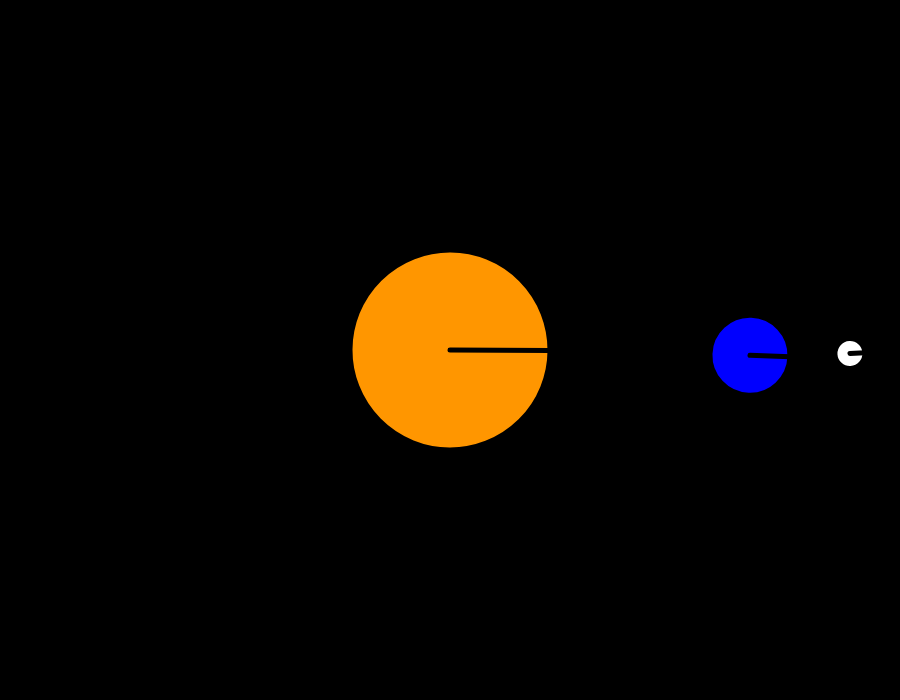
Frame 1 (no input)
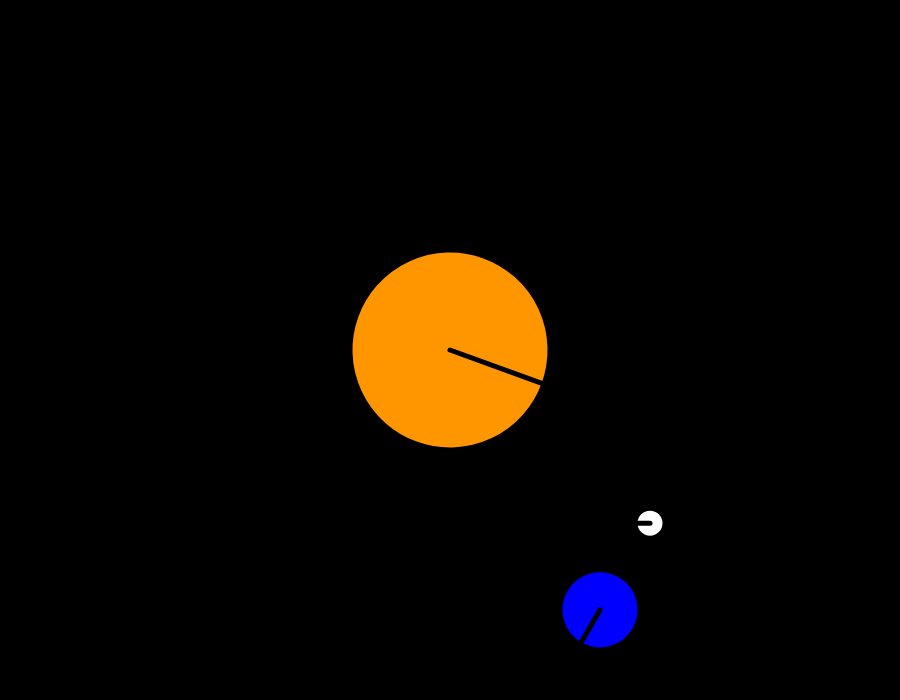
Frame 60 (no input)
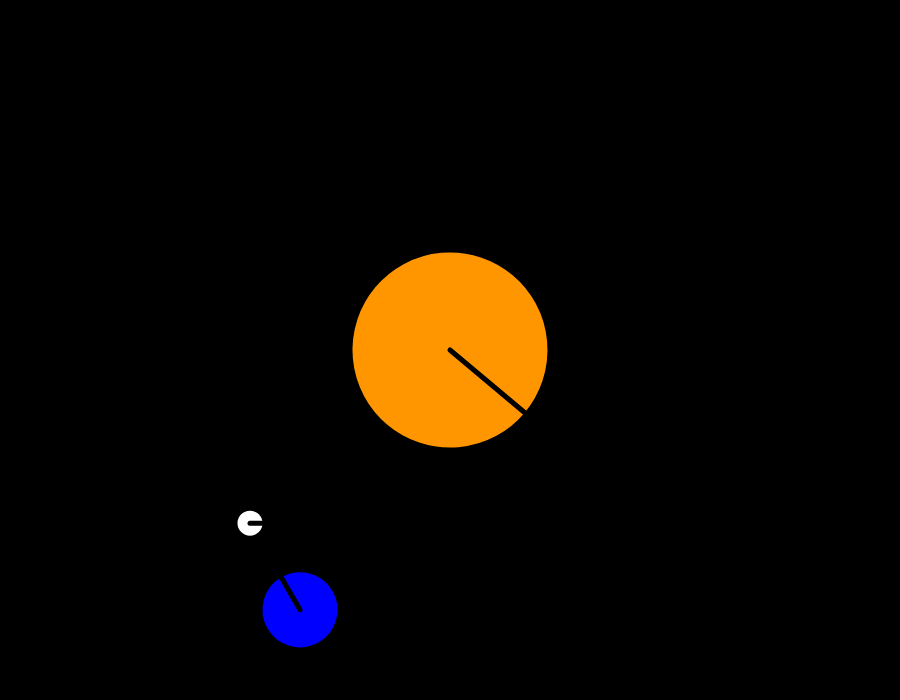
Frame 120 (the mouse pressed at the canvas centre since frame 60)

The p5.js sketch that drew these frames (run headless with seeded random() and noise() and a simulated clock; from frame 60 on, the mouse is pressed at the canvas centre):

// p5.js sketch
// ── sketch.js
var speed;

function setup() {
    createCanvas(900, 700);
}

function draw() {
    background(0);
    speed = frameCount;

    // SUN
    translate(width/2, height/2);

    push();//Start current transformation state of the sun
    rotate(radians(speed/3)) // Rotate the sun around its axis
    celestialObj(color(255,150,0), 200); 
    pop();// Restore original state

    // EARTH
    push();//Start current transformation state of the earth
    rotate(radians(speed)); //Rotate the earth around the sun
    translate(300, 0); //Earth orbit sun at 300 pixels

    push();//Start current transformation for earth rotation
    rotate(radians(speed)); // rotate earth around its axis
    celestialObj(color(0, 0, 255), 80); //EARTH
    pop();// Restore current transformation for earth rotation

    // MOON
    push();//Start current transformation state of the moon
    rotate(radians(-speed * 2)); //Rotate the moon around the sun
    translate(100, 0);

    // push();//Save current transformation state for moon's rotation
    rotate(radians(-speed * 2)); 
    celestialObj(255, 30); 
    
    pop(); // Restore transformation of state of the earth
    pop(); //restore transformation of the state of the moon

}

//Draw celestial shapes
function celestialObj(c, size){
    strokeWeight(5);
    fill(c);
    stroke(0);
    ellipse(0, 0, size, size);
    line(0, 0, size/2, 0);
}
